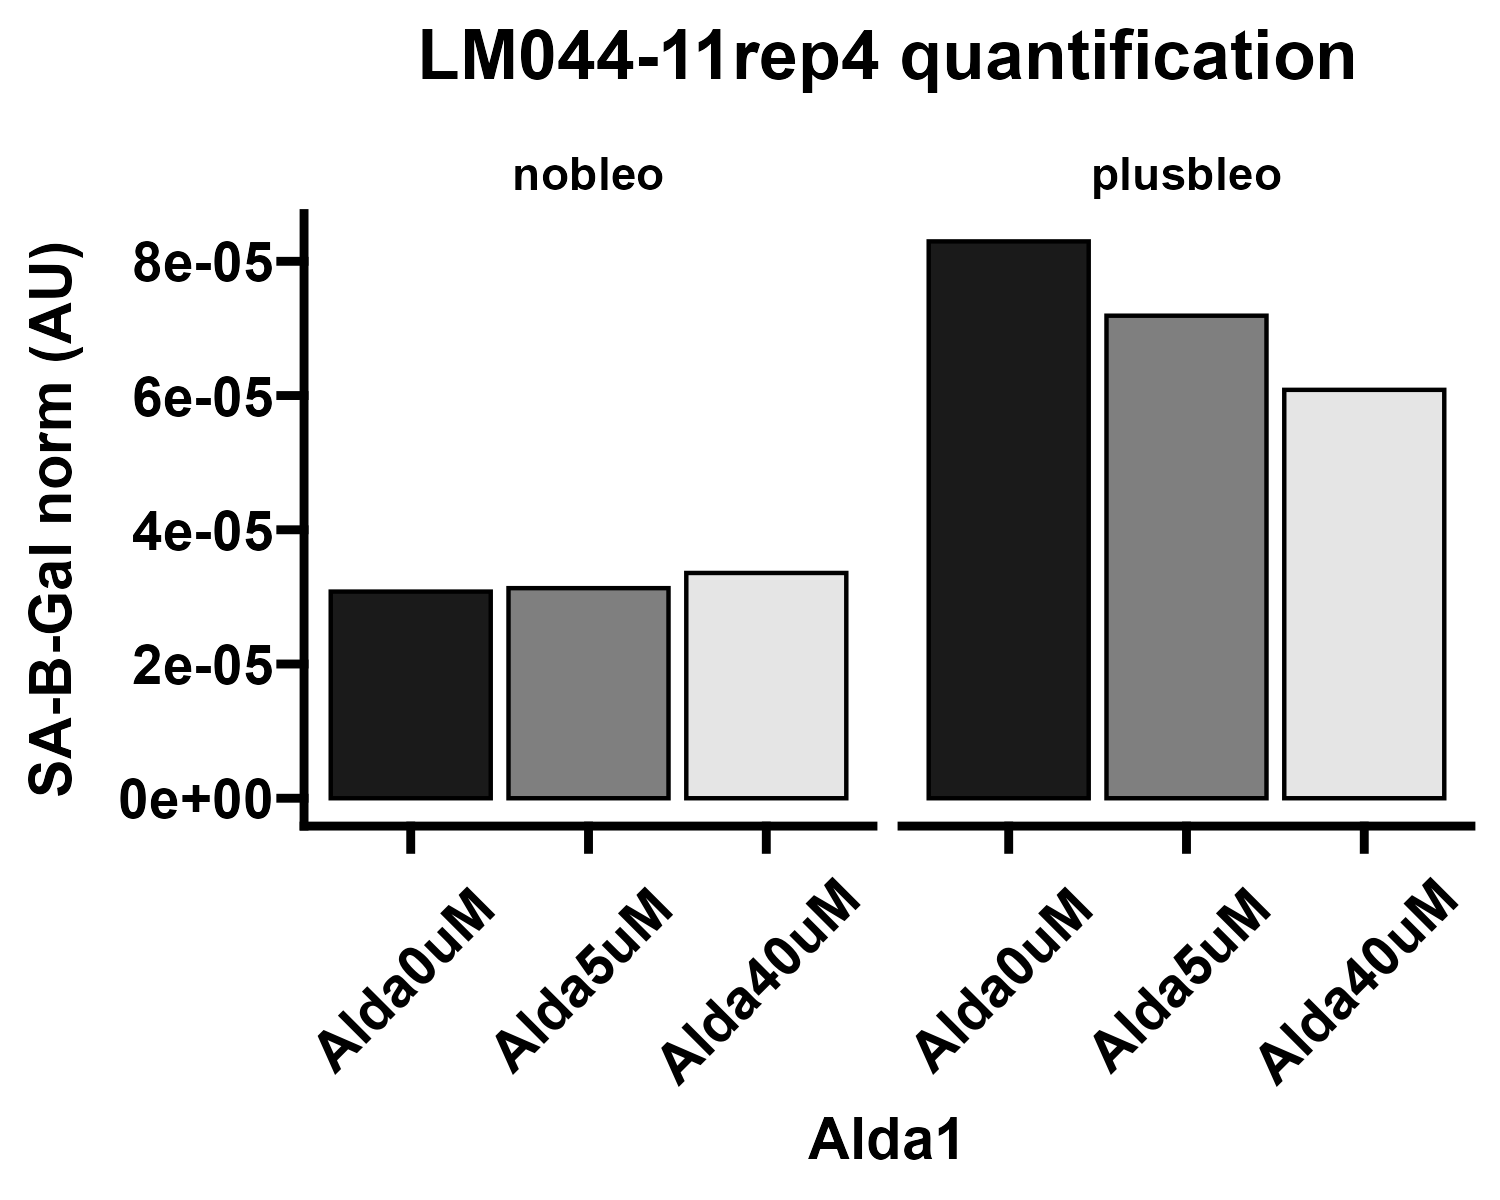

The R source for this figure:
library(cowplot)
library(readr)
library(conflicted)
library(tidyverse)
library(dplyr)
library(ggplot2)
library(ggprism)
library(here)

dapi <- read_csv(file = here("LM044", "LM044-11rep4_DAPI.csv"), locale=locale(encoding="latin1"))[,c(2,6)]
colnames(dapi) <- c("sample", "dapi")

sabgal <- read_csv(file = here("LM044", "LM044-11rep4_SABGalabs.csv"), locale=locale(encoding="latin1"))[,c(2,4)]
colnames(sabgal) <- c("sample", "sabgal")

data <- left_join(dapi, sabgal, by = "sample")

blanks <- data[c(grepl(pattern = "NA_NA_blank", data$sample)),] %>%
  summarise(dapi = mean(dapi), sabgal = mean(sabgal))

plotdata <- data[!c(grepl(pattern = "NA_NA_blank", data$sample)),]

plotdata$dapi_corr <- plotdata$dapi - blanks$dapi
plotdata$sabgal_corr <- plotdata$sabgal - blanks$sabgal

# plotdata <- plotdata %>% mutate(SABGal_norm = sabgal_corr / dapi_corr)
plotdata <- plotdata %>% mutate(SABGal_norm = sabgal / dapi)
plotdata <- plotdata %>%
  separate(col = sample, into = c("bleo", "Alda1", "rep"), remove = TRUE)

plotdata_summ <- plotdata %>% 
  group_by(bleo, Alda1) %>%
  summarise(SABGal_norm = mean(SABGal_norm))

plotdata$bleo <- plotdata$bleo %>% 
  factor(levels = c("nobleo", "plusbleo"))
plotdata$Alda1 <- plotdata$Alda1 %>% 
  factor(levels = c("Alda0uM", "Alda5uM", "Alda40uM"))
plotdata_summ$Alda1 <- plotdata_summ$Alda1 %>% 
  factor(levels = c("Alda0uM", "Alda5uM", "Alda40uM"))

plot <- ggplot(plotdata_summ) +
  geom_col(aes(x = Alda1, y = SABGal_norm, fill = Alda1), color = "black") +
  ylab("SA-B-Gal norm (AU)") + 
  ggtitle("LM044-11rep4 quantification") +
  theme_prism() +
  facet_grid(~bleo)+
  theme(axis.text.x = element_text(angle=45, hjust = 0.55), legend.position = "none") +
  scale_fill_manual(values = c("grey10", "grey50", "grey90"))

norm <- plotdata_summ %>%
  t()
names <- paste(norm[1,], norm[2,], sep = "_")
norm <- norm %>%
  as.data.frame() 
norm <- norm[3,]
colnames(norm) <- names
norm <- norm %>% mutate(
  Alda0uM = as.numeric(plusbleo_Alda0uM) / as.numeric(nobleo_Alda0uM),
  Alda5uM = as.numeric(plusbleo_Alda5uM) / as.numeric(nobleo_Alda5uM),
  Alda40uM = as.numeric(plusbleo_Alda40uM) / as.numeric(nobleo_Alda40uM)
) %>%
  dplyr::select(Alda0uM, Alda5uM, Alda40uM)
norm <- norm %>% pivot_longer(cols = c(Alda0uM:Alda40uM), values_to = "SABGal_norm")
norm$name <- norm$name %>% 
  factor(levels = c("Alda0uM", "Alda5uM", "Alda40uM"))

pNorm <- ggplot(norm) +
  geom_col(aes(x = name, y = SABGal_norm, fill = name), color = "black") +
  ylab("SA-B-Gal norm (AU)") + 
  ggtitle("LM044-11rep4 quantification") +
  theme_prism() +
  theme(axis.text.x = element_text(angle=45, hjust = 0.55), legend.position = "none") +
  scale_fill_manual(values = c("grey10", "grey50", "grey90"))

ggsave(plot = plot, filename = "LM044-11rep4_quant.png", path = here("LM044"), device = "png", width = 5, height = 4)
ggsave(plot = pNorm, filename = "LM044-11rep4_quant_bleonorm.png", path = here("LM044"), device = "png", width = 5, height = 4)
write_csv(plotdata_summ, file = here("LM044", "LM044-11_data", "LM044-11rep4_processeddata.csv"))

